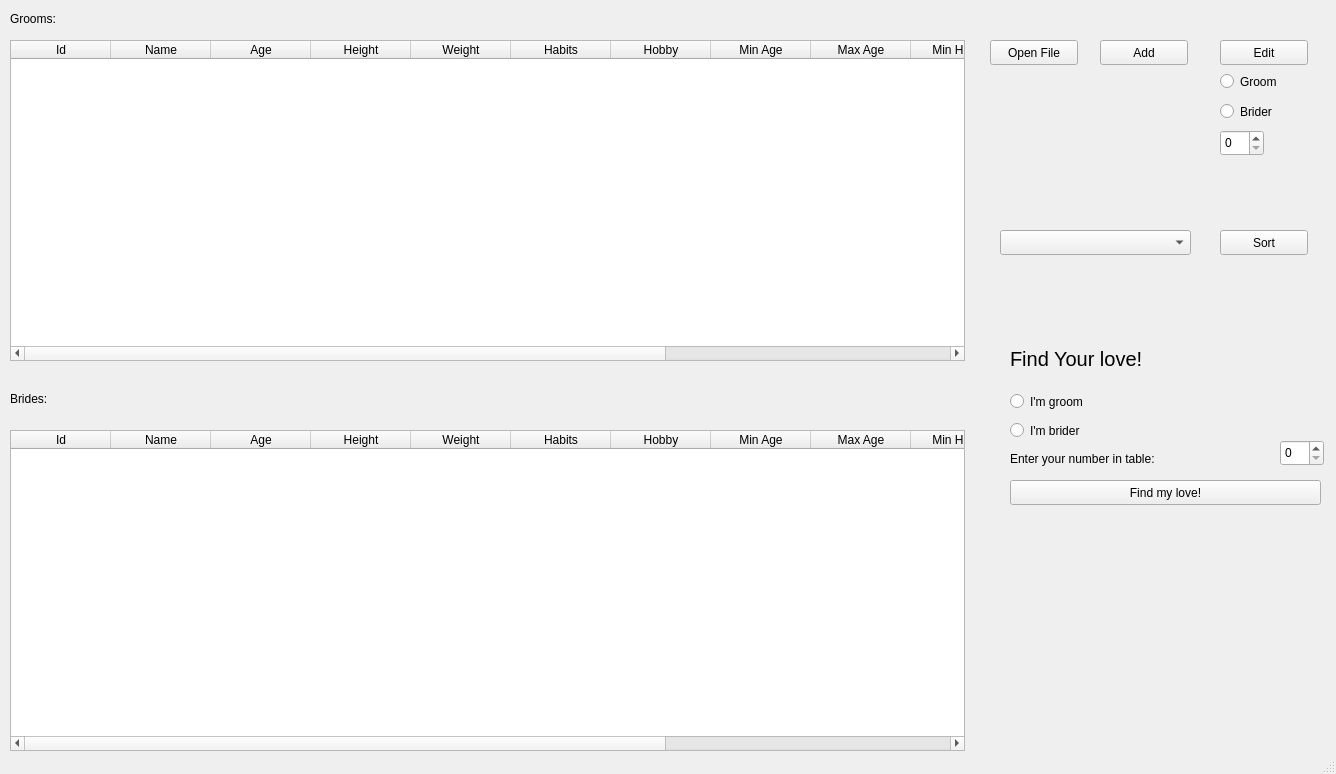
<?xml version="1.0" encoding="UTF-8"?>
<ui version="4.0">
 <class>MainWindow</class>
 <widget class="QMainWindow" name="MainWindow">
  <property name="geometry">
   <rect>
    <x>0</x>
    <y>0</y>
    <width>1336</width>
    <height>774</height>
   </rect>
  </property>
  <property name="windowTitle">
   <string>MainWindow</string>
  </property>
  <widget class="QWidget" name="centralwidget">
   <widget class="QTableWidget" name="tableWidget">
    <property name="geometry">
     <rect>
      <x>10</x>
      <y>40</y>
      <width>955</width>
      <height>321</height>
     </rect>
    </property>
    <column>
     <property name="text">
      <string>Id</string>
     </property>
    </column>
    <column>
     <property name="text">
      <string>Name</string>
     </property>
    </column>
    <column>
     <property name="text">
      <string>Age</string>
     </property>
    </column>
    <column>
     <property name="text">
      <string>Height</string>
     </property>
    </column>
    <column>
     <property name="text">
      <string>Weight</string>
     </property>
    </column>
    <column>
     <property name="text">
      <string>Habits</string>
     </property>
    </column>
    <column>
     <property name="text">
      <string>Hobby</string>
     </property>
    </column>
    <column>
     <property name="text">
      <string>Min Age</string>
     </property>
    </column>
    <column>
     <property name="text">
      <string>Max Age</string>
     </property>
    </column>
    <column>
     <property name="text">
      <string>Min Height</string>
     </property>
    </column>
    <column>
     <property name="text">
      <string>Max Height</string>
     </property>
    </column>
    <column>
     <property name="text">
      <string>Min Weight</string>
     </property>
    </column>
    <column>
     <property name="text">
      <string>Max Weight</string>
     </property>
    </column>
   </widget>
   <widget class="QTableWidget" name="tableWidget_2">
    <property name="geometry">
     <rect>
      <x>10</x>
      <y>430</y>
      <width>955</width>
      <height>321</height>
     </rect>
    </property>
    <column>
     <property name="text">
      <string>Id</string>
     </property>
    </column>
    <column>
     <property name="text">
      <string>Name</string>
     </property>
    </column>
    <column>
     <property name="text">
      <string>Age</string>
     </property>
    </column>
    <column>
     <property name="text">
      <string>Height</string>
     </property>
    </column>
    <column>
     <property name="text">
      <string>Weight</string>
     </property>
    </column>
    <column>
     <property name="text">
      <string>Habits</string>
     </property>
    </column>
    <column>
     <property name="text">
      <string>Hobby</string>
     </property>
    </column>
    <column>
     <property name="text">
      <string>Min Age</string>
     </property>
    </column>
    <column>
     <property name="text">
      <string>Max Age</string>
     </property>
    </column>
    <column>
     <property name="text">
      <string>Min Height</string>
     </property>
    </column>
    <column>
     <property name="text">
      <string>Max Height</string>
     </property>
    </column>
    <column>
     <property name="text">
      <string>Min Weight</string>
     </property>
    </column>
    <column>
     <property name="text">
      <string>Max Weight</string>
     </property>
    </column>
   </widget>
   <widget class="QLabel" name="label">
    <property name="geometry">
     <rect>
      <x>10</x>
      <y>10</y>
      <width>66</width>
      <height>17</height>
     </rect>
    </property>
    <property name="text">
     <string>Grooms:</string>
    </property>
   </widget>
   <widget class="QLabel" name="label_2">
    <property name="geometry">
     <rect>
      <x>10</x>
      <y>390</y>
      <width>66</width>
      <height>17</height>
     </rect>
    </property>
    <property name="text">
     <string>Brides:</string>
    </property>
   </widget>
   <widget class="QPushButton" name="openFile">
    <property name="geometry">
     <rect>
      <x>990</x>
      <y>40</y>
      <width>88</width>
      <height>25</height>
     </rect>
    </property>
    <property name="text">
     <string>Open File</string>
    </property>
   </widget>
   <widget class="QPushButton" name="addButton">
    <property name="geometry">
     <rect>
      <x>1100</x>
      <y>40</y>
      <width>88</width>
      <height>25</height>
     </rect>
    </property>
    <property name="text">
     <string>Add</string>
    </property>
   </widget>
   <widget class="QPushButton" name="editButton">
    <property name="geometry">
     <rect>
      <x>1220</x>
      <y>40</y>
      <width>88</width>
      <height>25</height>
     </rect>
    </property>
    <property name="text">
     <string>Edit</string>
    </property>
   </widget>
   <widget class="QRadioButton" name="maleRadioButton">
    <property name="geometry">
     <rect>
      <x>1220</x>
      <y>70</y>
      <width>111</width>
      <height>23</height>
     </rect>
    </property>
    <property name="text">
     <string>Groom</string>
    </property>
   </widget>
   <widget class="QRadioButton" name="FemaleRadioButton">
    <property name="geometry">
     <rect>
      <x>1220</x>
      <y>100</y>
      <width>111</width>
      <height>23</height>
     </rect>
    </property>
    <property name="text">
     <string>Brider</string>
    </property>
   </widget>
   <widget class="QSpinBox" name="spinBox">
    <property name="geometry">
     <rect>
      <x>1220</x>
      <y>130</y>
      <width>44</width>
      <height>26</height>
     </rect>
    </property>
   </widget>
   <widget class="QComboBox" name="comboBox">
    <property name="geometry">
     <rect>
      <x>1000</x>
      <y>230</y>
      <width>191</width>
      <height>25</height>
     </rect>
    </property>
   </widget>
   <widget class="QPushButton" name="sortButton">
    <property name="geometry">
     <rect>
      <x>1220</x>
      <y>230</y>
      <width>88</width>
      <height>25</height>
     </rect>
    </property>
    <property name="text">
     <string>Sort</string>
    </property>
   </widget>
   <widget class="QRadioButton" name="maleRadioButton_2">
    <property name="geometry">
     <rect>
      <x>1010</x>
      <y>390</y>
      <width>111</width>
      <height>23</height>
     </rect>
    </property>
    <property name="text">
     <string>I'm groom</string>
    </property>
   </widget>
   <widget class="QRadioButton" name="femaleRadioButton_2">
    <property name="geometry">
     <rect>
      <x>1010</x>
      <y>420</y>
      <width>111</width>
      <height>21</height>
     </rect>
    </property>
    <property name="text">
     <string>I'm brider</string>
    </property>
   </widget>
   <widget class="QPushButton" name="findButton">
    <property name="geometry">
     <rect>
      <x>1010</x>
      <y>480</y>
      <width>311</width>
      <height>25</height>
     </rect>
    </property>
    <property name="text">
     <string>Find my love!</string>
    </property>
   </widget>
   <widget class="QSpinBox" name="spinBox_2">
    <property name="geometry">
     <rect>
      <x>1280</x>
      <y>440</y>
      <width>44</width>
      <height>26</height>
     </rect>
    </property>
   </widget>
   <widget class="QLabel" name="label_3">
    <property name="geometry">
     <rect>
      <x>1010</x>
      <y>450</y>
      <width>191</width>
      <height>17</height>
     </rect>
    </property>
    <property name="text">
     <string>Enter your number in table:</string>
    </property>
   </widget>
   <widget class="QLabel" name="label_4">
    <property name="geometry">
     <rect>
      <x>1010</x>
      <y>350</y>
      <width>151</width>
      <height>17</height>
     </rect>
    </property>
    <property name="font">
     <font>
      <pointsize>15</pointsize>
     </font>
    </property>
    <property name="text">
     <string>Find Your love!</string>
    </property>
   </widget>
  </widget>
  <widget class="QMenuBar" name="menubar">
   <property name="geometry">
    <rect>
     <x>0</x>
     <y>0</y>
     <width>1336</width>
     <height>22</height>
    </rect>
   </property>
  </widget>
  <widget class="QStatusBar" name="statusbar"/>
 </widget>
 <resources/>
 <connections/>
</ui>
